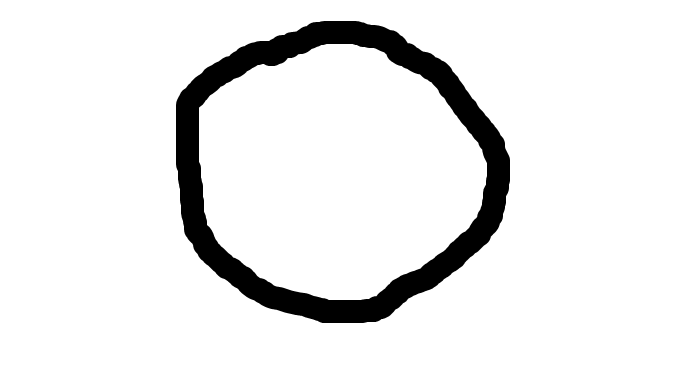
#> input picture Data_sci_ML_workshop/DataFor_Digit/digit0-001.png, 692 x 389 px, found by its file name
$ jupyter execute --allow-errors 17_Digit_Recognizer.ipynb   (older library calls are emulated)
#> lines starting #> are read from the running program, lines starting #| are printed output that depends on the picture
[cell 1]
#Workshop 1 : โหลดข้อมูลตัวเลขลายมือ

from sklearn import datasets
import matplotlib.pyplot as plt
import numpy as np

digits = datasets.load_digits()  # โหลดข้อมูล digits dataset

# ตรวจสอบ keys ที่มีในข้อมูล
digits.keys()

# ดูคำอธิบาย Description
print(digits.DESCR)

[cell 2]
# ดูจำนวน Samples ใน digits.data
digits.data.shape

[cell 3]
# ดูจำนวน Samples ใน digits.images
digits.images.shape
# มีข้อมูลทั้งหมด 1797 แถว แต่ละแถวมี Features 8 , 8

[cell 4]
digits.images[:3] # ดูข้อมูล 3 ตัวแรก

[cell 5]
digits.target.shape # ดูจำนวนข้อมูล target เป็น Arrayมิติเดียว

[cell 6]
digits.target[:3] # taget(Label) กำกับภาพ บอกว่าข้อมูลแถวแต่ละแถวคืออะไร

ข้อสรุป
1. digits.images คือ Features (ต้องนำไปreshapeก่อน เพื่อใช้เป็น X สำหรับ Train Test หรือใช้เป็น digits.data เป็น Featureแทนได้
2. digits.target คือ Label กำกับว่าข้อมูบลเป็นเลขอะไร (ซึ่งก็คือ y ของข้อมูล digits.images

[cell 7]
# ดูข้อมูลในรูปภาพของตัวเลขแต่ละตัว (ข้อมูลใน เมตริกซ์)
img = digits.images[0] # เก็บภาพลำดับแรกในตัวแปร img
img.shape # ตรวจสอบขนาด มีขนาด 8 x 8
print(img) # จะได้ค่าตัวเลขใน Pixel ของลำดับแรก

[cell 8]
print(np.isnan(digits.images).sum()) # ตรวจดูว่า images(target) มี missing data หรือไม่

[cell 9]
# Workshop 2 : แสดงภาพตัวเลข
# ถ้าต้องการแสดงแสดงตัวเลขลำดับอื่นๆ เปลี่ยน 0 เป็น 0-1796
img = digits.images[0]
plt.figure(figsize=(2,2))
plt.imshow(img, cmap=plt.cm.gray) # ใช้แบบใดก็ได้ไม่มีผลต่อ ML
plt.show()

[cell 10]
# แสดงภาพโหมดโทนเทา plt.cm.gray_r
plt.figure(figsize=(2,2))
plt.imshow(img, cmap=plt.cm.gray_r)
plt.show()

[cell 11]
#ต้องการแสดงรูปภาพทีละหลายๆลำดับ
def visual_multi(i):
    '''Plots nplots(จำนวนตัวเลขที่จะแสดง) เริ่มตัว i นับไป40 จำนวน'''
#> called with i = 50
    nplots = 40
     # จำนวน Features ที่ต้องการแสดง (จำนวนกี่ภาพ)
    fig = plt.figure(figsize=(8, 4)) # กำหนดขนาด
    for j in range(nplots):
        plt.subplot(4, 10, j+1) # x Rows x n Columns
        plt.imshow(digits.images[i+j], cmap='binary') # แสดงภาพ
        plt.title(digits.target[i+j]) #ใส่ titleว่าคือเลขอะไร(Label)
        plt.axis('off') # ปิดการแสดงกรอบแกน x,y
    plt.show()
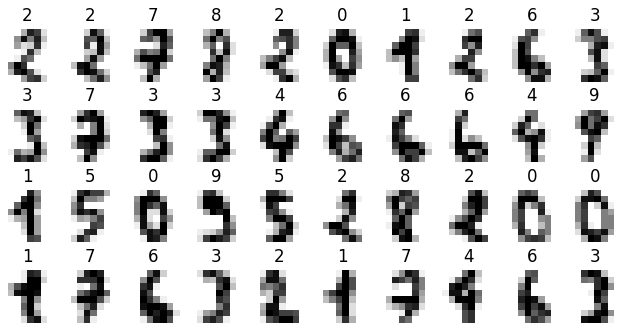
#> figure drawn by matplotlib, 40 panels

[cell 12]
visual_multi(50)

[cell 13]
# Workshop 3 : เตรียมข้อมูลเพื่อ Train และ Test
n_samples = len(digits.images) # นับจำนวน sample
n_samples # เพื่อ เชคจำนวนแถวที่จะ reshape
X = digits.images.reshape((n_samples, -1)) # reshape n samples
X[:3] # ดู 2 แถวแรก
y = digits.target
#y[:3] # ดู label ข้อมูล 3 ตัวแรก

[cell 14]
# หรือใช้ X = digits.data ก็ได้ ไม่ต้องไปใช้ images.reshape ใน scikit-learn มีให้แล้ว
#X = digits.data
#X[:1]

[cell 15]
# แบ่งข้อมูล โดยใช้คำสั่ง train_test_split
from sklearn.model_selection import train_test_split
X_train, X_test, y_train, y_test = train_test_split(X, y, test_size=0.4, random_state=20)
X_train.shape, X_test.shape

[cell 16]
#Workshop 4 : ทำการ Train Test model
#import library
from sklearn import svm
model = svm.SVC(gamma='scale')
model.fit(X_train, y_train)

[cell 17]
# predict
y_pred = model.predict(X_test)
# แสดง y predict 20 ตัวแรก
y_pred[:20]

[cell 18]
# แสดง y จริง 20ตัวแรกเพื่อเทียบการทำนาย
y_test[:20]
# จะเห็นว่า 20 ตัวแรกถูกหมดแต่ใช่ว่าจะถูกทั้งหมด719ตัว

[cell 19]
# ประเมิน model
from sklearn.metrics import accuracy_score
from sklearn.metrics import classification_report
from sklearn.metrics import confusion_matrix

y_pred = model.predict(X_test) # ใช้  y_pred ก่อนหน้าก็ได้ไม่ต้อง predict ใหม่
print('Accuracy Score: {:.4f}'.format(accuracy_score(y_test, y_pred)))
print(classification_report(y_test, y_pred)) # report

cm = confusion_matrix(y_test, y_pred) # Confusion Matrix
print(cm)

[cell 20]
import matplotlib.pyplot as plt
import scikitplot as skplot
skplot.metrics.plot_confusion_matrix(y_test, y_pred) # Confusion Matrix แบบกราฟฟิก
#> (this line was passed over: scikitplot is not available in this run)
plt.show()
# Accuracy 98.19%
# ผลการทำนาย เลข 7 และ 8 มีความผิดพลาดมากที่สุด(ทำนายผิดไป อย่างละ 4ตัว) รองมาคือ 5 , 9
# เลขอื่นถูกหมด

[cell 21]
# Workshop 5 : ดูตัวเลขที่ทำนายผิด
#หาลำดับ index ที่ทำนายผิด โดยเทียบว่า y ของจริง ไม่ตรงกับ y ที่ทำนาย
idx_miss = np.where(y_test != y_pred) # y ของจริง ไม่ตรงกับ y ที่ทำนาย
idx_miss # ตำแหน่งที่การทำนายผิดพลาด

[cell 22]
# ตรวจดูว่า index_miss นั้นตัวเลข predictคืออะไร
y_pred[idx_miss]

[cell 23]
# เปรียบเทียบกับ y จริง
y_test[idx_miss]

[cell 24]
#สาเหตุความผิดพลาดเป็นเพราะข้อมูลเหล่านี้มี Features ที่ใกล้เคียงกัน ทำให้ผลทำนายผิดพลาด

[cell 25]
# ต้องการดูรูปภาพของเลขจริงๆ ที่ระบบทำนายผิด ให้ใช้ imshow แล้วระบุ
fig = plt.figure(figsize=(2,2)) # ขนาดรูป
# เนื่องจาก Features เป็น 1 x 64 ต้องทำ reshape ให้เป็น 8 x 8 ก่อนแล้วทำการพล็อตรูป
plt.imshow(X_test[idx_miss][0].reshape(8,8), cmap=plt.cm.gray_r)
plt.show()
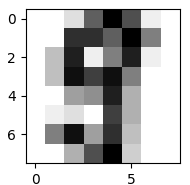
#> figure drawn by matplotlib, 1 panel

[cell 26]
#กรณีที่ต้องการแสดงรูปที่ทำนายผิดทั้งหมด
fig = plt.figure(figsize = (8,3)) # ขนาดภาพ
for j,k in enumerate(idx_miss[0]):
    plt.subplot(2, 7, j+1)
    plt.imshow(X_test[k].reshape(8,8), cmap=plt.cm.gray_r)
    plt.title(y_test[k])
    plt.xticks([])
    plt.yticks([])

plt.show()
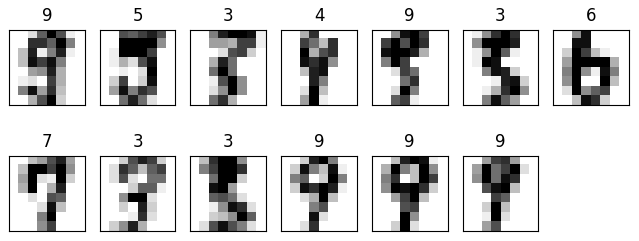
#> figure drawn by matplotlib, 13 panels

[cell 27]
# Workshop 6 : ประเมิน Cross Validation
from sklearn.model_selection import cross_val_score

model = svm.SVC(gamma='scale')

cvs = cross_val_score(model, X, y, cv=10)
print(cvs.round(4)) # ทศนิยม 4 ตำแหน่ง
cvs.mean().round(4)

[cell 28]
# Work shop 7 : เปรียบเทียบกับ อัลกิริทึมอื่น
from sklearn.tree import DecisionTreeClassifier
#model = DecisionTreeClassifier(max_depth=10)
#model = DecisionTreeClassifier()
#cvs = cross_val_score(model, X, y, cv=10) # ไม่ต้อง fit model
print(cvs.round(4))
#cvs.mean().round(4)

[cell 29]
#Workshop 8 : เขียนตัวเลขด้วยลายมือ แล้วทำนาย
# ติดตั้ง conda install -c anaconda pillow
from PIL import Image, ImageOps

model = svm.SVC(gamma='scale')
model.fit(X,y)

imgfile = '0.png' # ไฟล์เลขที่ทำนายเก็บไว้
#> (the rest of this cell did not finish here and is left out)

[cell 30]
#พล็อตกราฟทำ Labelค่าที่ทำนายได้
plt.figure(figsize=(1,1))
#> (the rest of this cell did not finish here and is left out)

[cell 31]
# Predict ทีละหลายๆไฟล์
def predict_digit(imgfile):
    img = Image.open(imgfile).convert('L') # อ่านข้อมูลจากไฟล์ภาพเป็นโทนเทา(ขาวดำ)
    img = ImageOps.invert(img) #กลับขาว ดำ
    img = img.resize((8, 8), Image.ANTIALIAS) # scake down และทำการปรับ Anti-alias

    pixel = np.array(img) # ขนาด 8 x 8
    pixel - pixel / 255.0 *16 # ปรับค่าจาก 0-255 ให้เป็น 0-1 *16 = 0-19
    pixel = pixel.astype('int') # เปลี่ยนเป็นจำนวนเต็ม
    my_digit = pixel.reshape(1,-1) # เปลี่ยนให้เป็น 1 x 64 สำหรับใช้เป็น feature
    predicted = model.predict(my_digit)
    #พล็อตกราฟทำ Labelค่าที่ทำนายได้
    plt.figure(figsize=(1,1))
    plt.imshow(pixel, cmap=plt.cm.gray_r) #พล็อตตัวเลขทำนาย
    plt.title('Predict: {}'.format(predicted[0]))
    plt.xticks([])
    plt.yticks([])
    plt.show()
#รายชื่อไฟล์ภาพ
imgfiles = ['0.png','1.png','2.png','3.png','4.png','5.png','6.png','7.png','8.png','9.png']
#> (the rest of this cell did not finish here and is left out)

[cell 32]
#Workshop 9 : การสร้าง Dataset ข้อมูลตัวเลขเอง

from PIL import Image, ImageOps
imgfile = 'digit0-001.png'
#> imgfile = 'digit0-001.png'
img = Image.open(imgfile).convert('L') # อ่านข้อมูลโทนเทา
img = ImageOps.invert(img)
img = img.resize((8,8), Image.ANTIALIAS)

pixel = np.array(img) # ขนาด 8 x 8
pixel - pixel / 255.0 *16 # ปรับค่าจาก 0-255 ให้เป็น 0-1 *16 = 0-19
pixel = pixel.astype('int') # เปลี่ยนเป็นจำนวนเต็ม
pixel

digit_0_001 = pixel.reshape(1,-1)[0] # ข้อมูล Feature 0 (1x64)
#> digit_0_001 = 64 values, max 112 at index 3, min 0 at index 1, mean 24.41
digit_0_001
#> Out has the same summary as digit_0_001

[cell 33]
from PIL import Image, ImageOps
imgfile = 'digit0-002.png'
img = Image.open(imgfile).convert('L') # อ่านข้อมูลโทนเทา
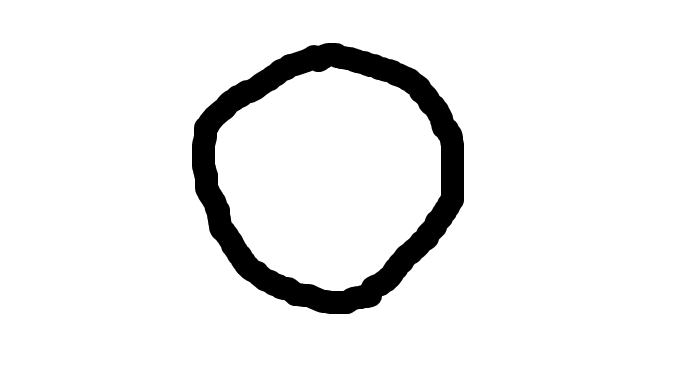
#> input picture Data_sci_ML_workshop/DataFor_Digit/digit0-002.png, 692 x 389 px, found by its file name
img = ImageOps.invert(img)
img = img.resize((8,8), Image.ANTIALIAS)

pixel = np.array(img) # ขนาด 8 x 8
pixel - pixel / 255.0 *16 # ปรับค่าจาก 0-255 ให้เป็น 0-1 *16 = 0-19
pixel = pixel.astype('int') # เปลี่ยนเป็นจำนวนเต็ม
pixel

digit_0_002 = pixel.reshape(1,-1)[0] # ข้อมูล Feature 0 (1x64)
#> digit_0_002 = 64 values, max 121 at index 11, min 0 at index 0, mean 20.02
digit_0_002
#> Out has the same summary as digit_0_002

[cell 34]
from PIL import Image, ImageOps
imgfile = 'digit0-003.png'
img = Image.open(imgfile).convert('L') # อ่านข้อมูลโทนเทา
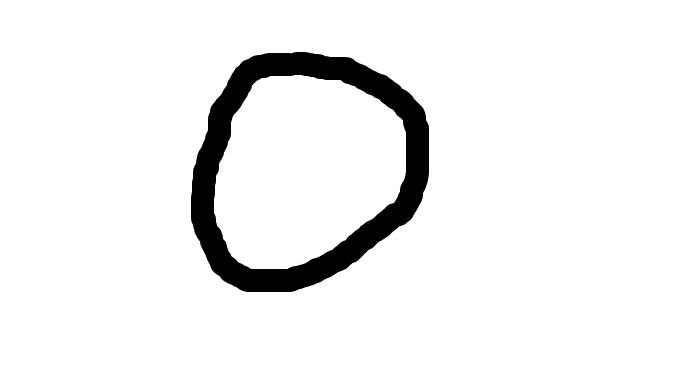
#> input picture Data_sci_ML_workshop/DataFor_Digit/digit0-003.png, 692 x 389 px, found by its file name
img = ImageOps.invert(img)
img = img.resize((8,8), Image.ANTIALIAS)

pixel = np.array(img) # ขนาด 8 x 8
pixel - pixel / 255.0 *16 # ปรับค่าจาก 0-255 ให้เป็น 0-1 *16 = 0-19
pixel = pixel.astype('int') # เปลี่ยนเป็นจำนวนเต็ม
pixel

digit_0_003 = pixel.reshape(1,-1)[0] # ข้อมูล Feature 0 (1x64)
#> digit_0_003 = 64 values, max 131 at index 43, min 0 at index 0, mean 17.22
digit_0_003
#> Out has the same summary as digit_0_003

[cell 35]
from PIL import Image, ImageOps
imgfile = 'digit1-001.png'
img = Image.open(imgfile).convert('L') # อ่านข้อมูลโทนเทา
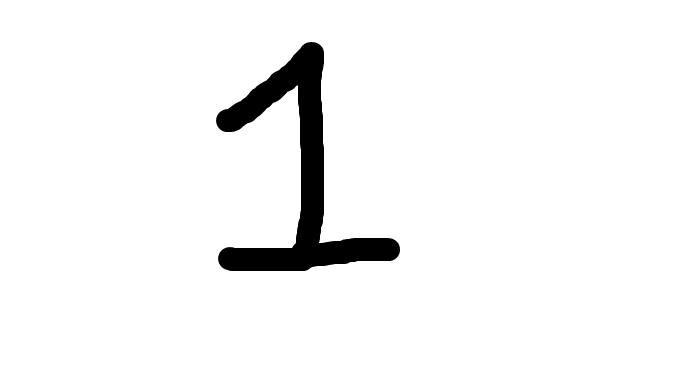
#> input picture Data_sci_ML_workshop/DataFor_Digit/digit1-001.png, 692 x 389 px, found by its file name
img = ImageOps.invert(img)
img = img.resize((8,8), Image.ANTIALIAS)

pixel = np.array(img) # ขนาด 8 x 8
pixel - pixel / 255.0 *16 # ปรับค่าจาก 0-255 ให้เป็น 0-1 *16 = 0-19
pixel = pixel.astype('int') # เปลี่ยนเป็นจำนวนเต็ม
pixel

digit_1_001 = pixel.reshape(1,-1)[0] # ข้อมูล Feature 0 (1x64)
#> digit_1_001 = 64 values, max 123 at index 11, min 0 at index 0, mean 11.95
digit_1_001
#> Out has the same summary as digit_1_001

[cell 36]
from PIL import Image, ImageOps
imgfile = 'digit1-002.png'
img = Image.open(imgfile).convert('L') # อ่านข้อมูลโทนเทา
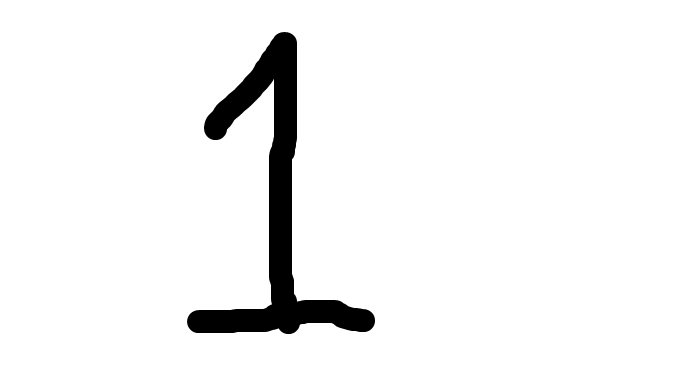
#> input picture Data_sci_ML_workshop/DataFor_Digit/digit1-002.png, 692 x 389 px, found by its file name
img = ImageOps.invert(img)
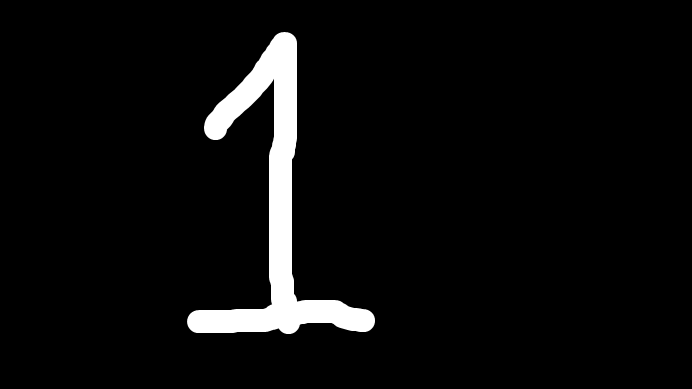
#> img: PIL image 692x389 L; min 0, max 255, mean 12.3
img = img.resize((8,8), Image.ANTIALIAS)

pixel = np.array(img) # ขนาด 8 x 8
pixel - pixel / 255.0 *16 # ปรับค่าจาก 0-255 ให้เป็น 0-1 *16 = 0-19
pixel = pixel.astype('int') # เปลี่ยนเป็นจำนวนเต็ม
pixel

digit_1_002 = pixel.reshape(1,-1)[0] # ข้อมูล Feature 0 (1x64)
#> digit_1_002 = 64 values, max 144 at index 51, min 0 at index 0, mean 13.92
digit_1_002
#> Out has the same summary as digit_1_002

[cell 37]
from PIL import Image, ImageOps
imgfile = 'digit1-003.png'
img = Image.open(imgfile).convert('L') # อ่านข้อมูลโทนเทา
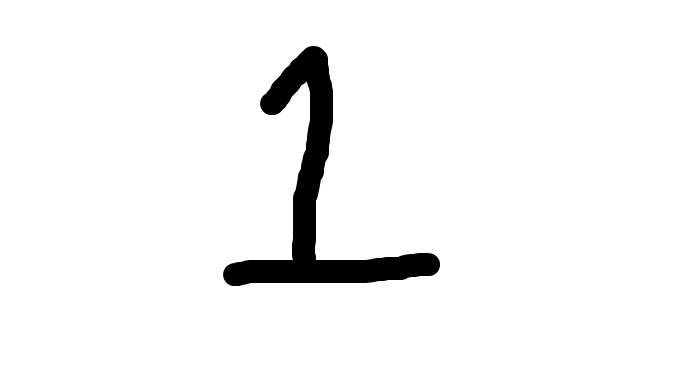
#> input picture Data_sci_ML_workshop/DataFor_Digit/digit1-003.png, 692 x 389 px, found by its file name
img = ImageOps.invert(img)
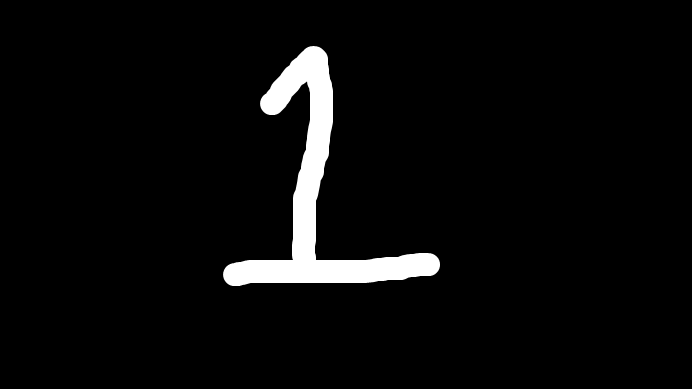
#> img: PIL image 692x389 L; min 0, max 255, mean 10.7
img = img.resize((8,8), Image.ANTIALIAS)

pixel = np.array(img) # ขนาด 8 x 8
pixel - pixel / 255.0 *16 # ปรับค่าจาก 0-255 ให้เป็น 0-1 *16 = 0-19
pixel = pixel.astype('int') # เปลี่ยนเป็นจำนวนเต็ม
pixel

digit_1_003 = pixel.reshape(1,-1)[0] # ข้อมูล Feature 0 (1x64)
#> digit_1_003 = 64 values, max 139 at index 43, min 0 at index 0, mean 11.22
digit_1_003
#> Out has the same summary as digit_1_003

[cell 38]
from PIL import Image, ImageOps
imgfile = 'digit2-001.png'
#> (the rest of this cell did not finish here and is left out)

[cell 39]
from PIL import Image, ImageOps
imgfile = 'digit2-002.png'
#> imgfile = 'digit2-002.png'
#> (the rest of this cell did not finish here and is left out)

[cell 40]
from PIL import Image, ImageOps
imgfile = 'digit2-003.png'
#> imgfile = 'digit2-003.png'
#> (the rest of this cell did not finish here and is left out)

[cell 41]
import pandas as pd

df = pd.DataFrame([digit_0_001])
#> df = table of 1 rows and 64 columns
#> (the rest of this cell did not finish here and is left out)
